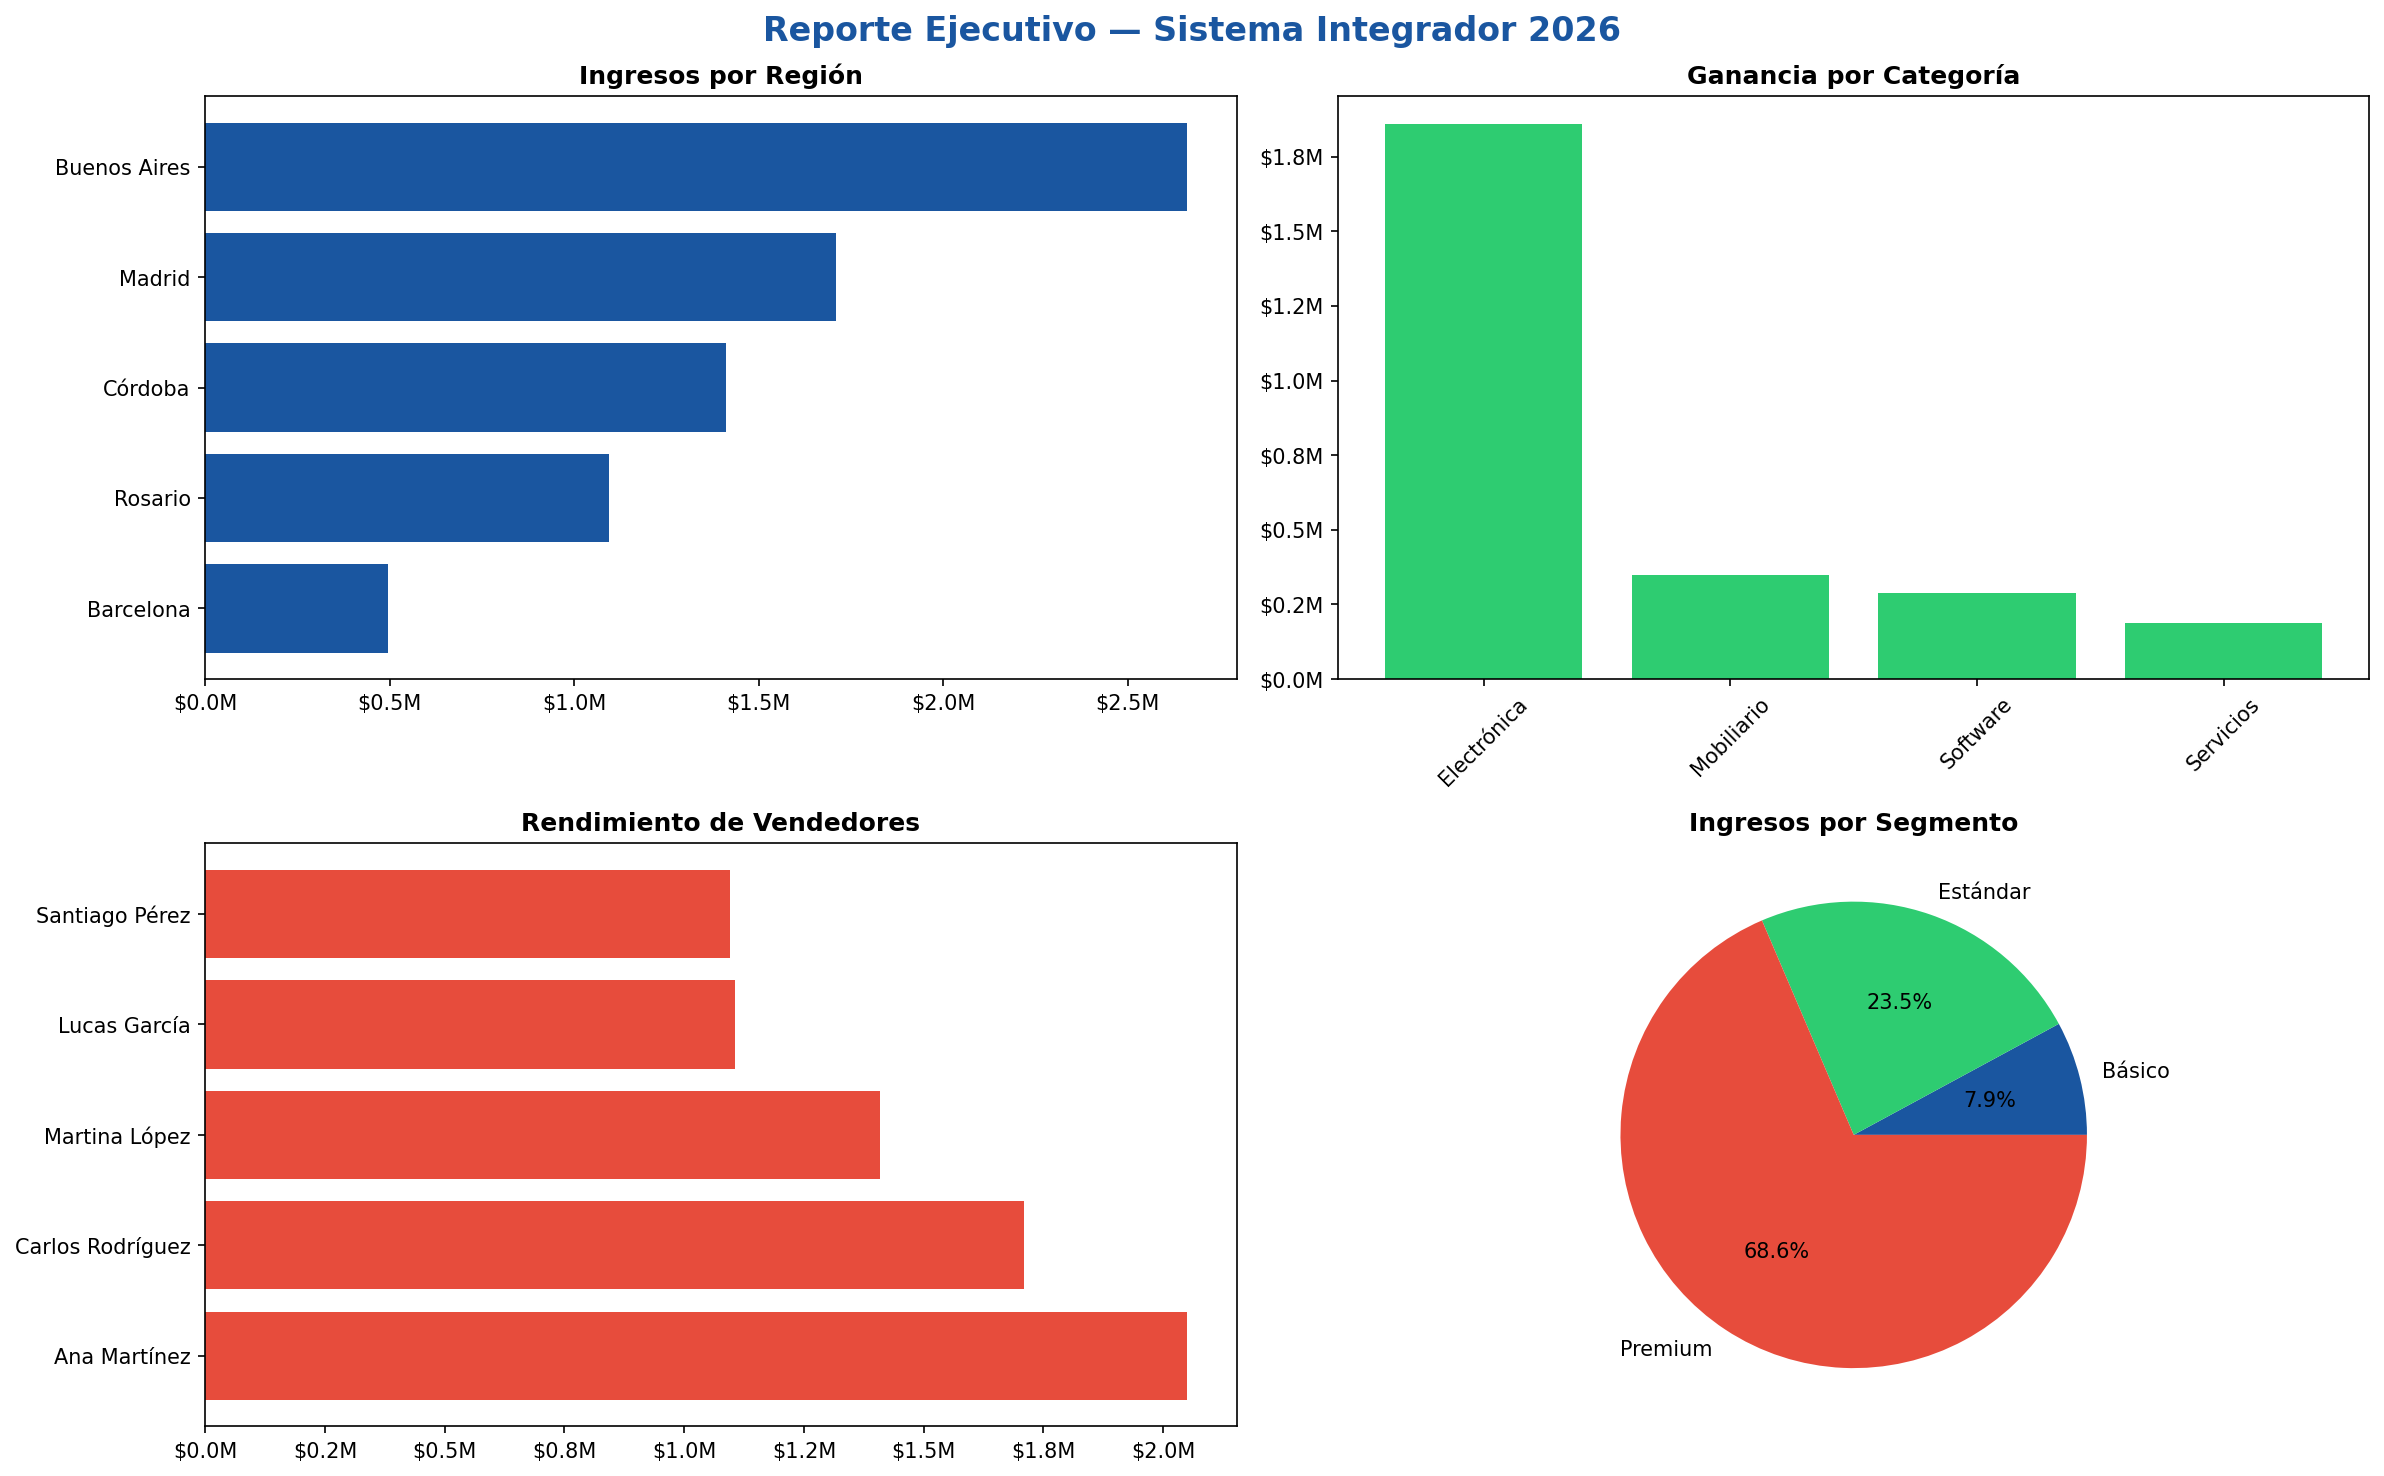

This figure's Python source:
import pandas as pd
import pyodbc
import matplotlib.pyplot as plt
from datetime import datetime

# ================================================
# CONEXIÓN A SQL SERVER
# ================================================
conn = pyodbc.connect(
    'DRIVER={ODBC Driver 17 for SQL Server};'
    'SERVER=localhost;'
    'DATABASE=integrador_analytics;'
    'Trusted_Connection=yes;'
)

# ================================================
# EXTRACCIÓN DE DATOS
# ================================================
df_ventas = pd.read_sql("SELECT * FROM vw_ventas", conn)
df_vendedores = pd.read_sql("SELECT * FROM vw_vendedores", conn)
conn.close()

# ================================================
# ANÁLISIS
# ================================================
print("=== RESUMEN EJECUTIVO ===")
print(f"Total ingresos:   ${df_ventas['ingreso'].sum():>12,.0f}")
print(f"Total ganancia:   ${df_ventas['ganancia'].sum():>12,.0f}")
print(f"Margen promedio:  {df_ventas['margen_pct'].mean():.1f}%")
print(f"Total unidades:   {df_ventas['cantidad'].sum():>12,.0f}")

print("\n=== TOP 3 PRODUCTOS ===")
top_prod = df_ventas.groupby('producto')['ganancia'].sum().sort_values(ascending=False).head(3)
print(top_prod.apply(lambda x: f"${x:,.0f}"))

print("\n=== VENDEDOR TOP ===")
top_vend = df_vendedores.sort_values('ingresos', ascending=False).iloc[0]
print(f"{top_vend['vendedor']} — ${top_vend['ingresos']:,.0f}")

# ================================================
# GRÁFICOS
# ================================================
fig, axes = plt.subplots(2, 2, figsize=(16, 10))
fig.suptitle('Reporte Ejecutivo — Sistema Integrador 2026',
             fontsize=16, fontweight='bold', color='#1A56A0')

# Gráfico 1: Ingresos por región
ingresos_region = df_ventas.groupby('region')['ingreso'].sum().sort_values()
axes[0,0].barh(ingresos_region.index, ingresos_region.values, color='#1A56A0')
axes[0,0].set_title('Ingresos por Región', fontweight='bold')
axes[0,0].xaxis.set_major_formatter(plt.FuncFormatter(lambda v,p: f'${v/1000000:.1f}M'))

# Gráfico 2: Ganancia por categoría
gan_cat = df_ventas.groupby('categoria')['ganancia'].sum().sort_values(ascending=False)
axes[0,1].bar(gan_cat.index, gan_cat.values, color='#2ECC71')
axes[0,1].set_title('Ganancia por Categoría', fontweight='bold')
axes[0,1].tick_params(axis='x', rotation=45)
axes[0,1].yaxis.set_major_formatter(plt.FuncFormatter(lambda v,p: f'${v/1000000:.1f}M'))

# Gráfico 3: Rendimiento de vendedores
vend = df_vendedores.sort_values('ingresos', ascending=False)
axes[1,0].barh(vend['vendedor'], vend['ingresos'], color='#E74C3C')
axes[1,0].set_title('Rendimiento de Vendedores', fontweight='bold')
axes[1,0].xaxis.set_major_formatter(plt.FuncFormatter(lambda v,p: f'${v/1000000:.1f}M'))

# Gráfico 4: Ingresos por segmento
seg = df_ventas.groupby('segmento')['ingreso'].sum()
colores = ['#1A56A0','#2ECC71','#E74C3C']
axes[1,1].pie(seg.values, labels=seg.index, autopct='%1.1f%%', colors=colores)
axes[1,1].set_title('Ingresos por Segmento', fontweight='bold')

plt.tight_layout()
plt.savefig('reporte_integrador.png', dpi=150, bbox_inches='tight')
plt.show()

# ================================================
# EXPORTAR A EXCEL
# ================================================
fecha_hoy = datetime.now().strftime("%Y%m%d")
archivo   = f"reporte_integrador_{fecha_hoy}.xlsx"

with pd.ExcelWriter(archivo, engine='openpyxl') as writer:
    df_ventas.to_excel(writer,     sheet_name='Detalle Ventas',   index=False)
    df_vendedores.to_excel(writer, sheet_name='Vendedores',       index=False)

    resumen = pd.DataFrame({
        'Concepto': ['Total Ingresos','Total Ganancia','Margen %','Total Unidades'],
        'Valor': [
            df_ventas['ingreso'].sum(),
            df_ventas['ganancia'].sum(),
            round(df_ventas['margen_pct'].mean(), 1),
            df_ventas['cantidad'].sum()
        ]
    })
    resumen.to_excel(writer, sheet_name='Resumen Ejecutivo', index=False)

print(f"\nReporte generado: {archivo}")
print("Imagen guardada:  reporte_integrador.png")


import traceback
try:
    with pd.ExcelWriter(archivo, engine='openpyxl') as writer:
        df_ventas.to_excel(writer,     sheet_name='Detalle Ventas',   index=False)
        df_vendedores.to_excel(writer, sheet_name='Vendedores',       index=False)
        resumen.to_excel(writer,       sheet_name='Resumen Ejecutivo', index=False)
    print(f"\nReporte generado: {archivo}")
except Exception as e:
    print(f"\nERROR al generar Excel: {e}")
    traceback.print_exc()
